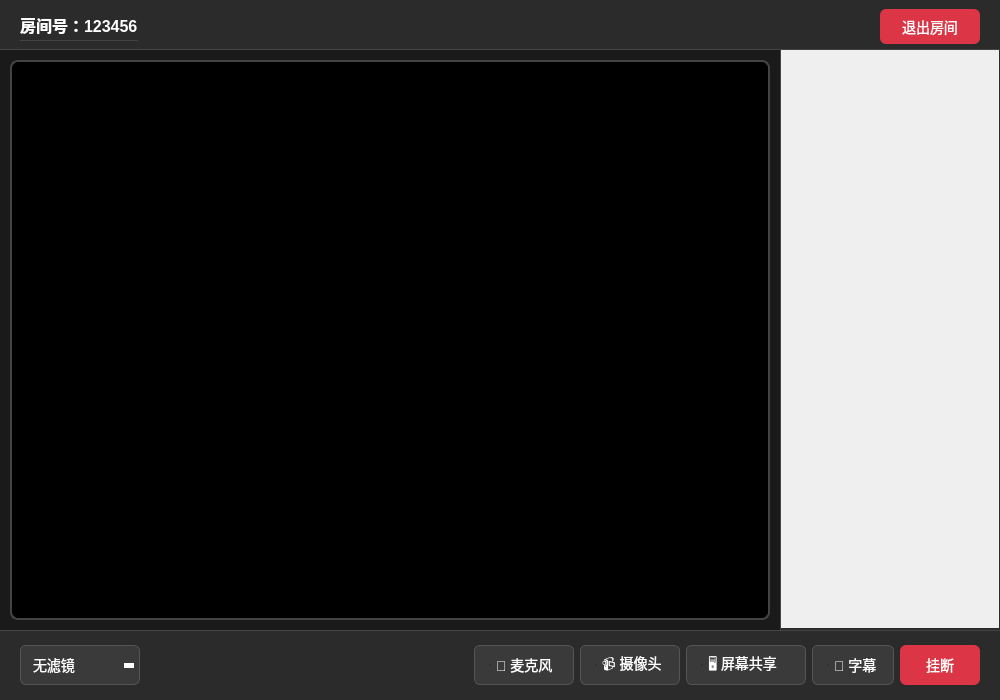
<?xml version="1.0" encoding="UTF-8"?>
<ui version="4.0">
 <class>RoomDialog</class>
 <widget class="QDialog" name="RoomDialog">
  <property name="geometry">
   <rect>
    <x>0</x>
    <y>0</y>
    <width>1000</width>
    <height>700</height>
   </rect>
  </property>
  <property name="windowTitle">
   <string>会议室</string>
  </property>
  <property name="autoFillBackground">
   <bool>false</bool>
  </property>
  <property name="styleSheet">
   <string notr="true">QDialog{
    background-color: #222222;
}</string>
  </property>
  <layout class="QVBoxLayout" name="verticalLayout_2">
   <property name="spacing">
    <number>0</number>
   </property>
   <property name="leftMargin">
    <number>0</number>
   </property>
   <property name="topMargin">
    <number>0</number>
   </property>
   <property name="rightMargin">
    <number>0</number>
   </property>
   <property name="bottomMargin">
    <number>0</number>
   </property>
   <item>
    <widget class="QWidget" name="topBar" native="true">
     <property name="minimumSize">
      <size>
       <width>0</width>
       <height>50</height>
      </size>
     </property>
     <property name="maximumSize">
      <size>
       <width>16777215</width>
       <height>50</height>
      </size>
     </property>
     <property name="styleSheet">
      <string notr="true">QWidget {
    background-color: #2b2b2b;
    border-bottom: 1px solid #444444;
}</string>
     </property>
     <layout class="QHBoxLayout" name="horizontalLayout_2">
      <property name="leftMargin">
       <number>20</number>
      </property>
      <property name="rightMargin">
       <number>20</number>
      </property>
      <item>
       <widget class="QLabel" name="lb_title">
        <property name="styleSheet">
         <string notr="true">color: white;
font-size: 16px;
font-weight: 500;</string>
        </property>
        <property name="text">
         <string>房间号：123456</string>
        </property>
       </widget>
      </item>
      <item>
       <spacer name="horizontalSpacer_2">
        <property name="orientation">
         <enum>Qt::Horizontal</enum>
        </property>
        <property name="sizeHint" stdset="0">
         <size>
          <width>40</width>
          <height>20</height>
         </size>
        </property>
       </spacer>
      </item>
      <item>
       <widget class="QPushButton" name="pb_quit">
        <property name="minimumSize">
         <size>
          <width>100</width>
          <height>35</height>
         </size>
        </property>
        <property name="styleSheet">
         <string notr="true">QPushButton {
    background-color: #dc3545;
    color: white;
    border: none;
    border-radius: 6px;
    font-size: 14px;
    padding: 8px 16px;
}

QPushButton:hover {
    background-color: #c82333;
}

QPushButton:pressed {
    background-color: #bd2130;
}</string>
        </property>
        <property name="text">
         <string>退出房间</string>
        </property>
       </widget>
      </item>
     </layout>
    </widget>
   </item>
   <item>
    <widget class="QWidget" name="mainContent" native="true">
     <layout class="QHBoxLayout" name="horizontalLayout_3">
      <property name="spacing">
       <number>0</number>
      </property>
      <property name="leftMargin">
       <number>0</number>
      </property>
      <property name="topMargin">
       <number>0</number>
      </property>
      <property name="rightMargin">
       <number>0</number>
      </property>
      <property name="bottomMargin">
       <number>0</number>
      </property>
      <item>
       <widget class="QWidget" name="videoArea" native="true">
        <property name="styleSheet">
         <string notr="true">QWidget {
    background-color: #1a1a1a;
}</string>
        </property>
        <layout class="QGridLayout" name="gridLayout">
         <property name="leftMargin">
          <number>10</number>
         </property>
         <property name="topMargin">
          <number>10</number>
         </property>
         <property name="rightMargin">
          <number>10</number>
         </property>
         <property name="bottomMargin">
          <number>10</number>
         </property>
         <property name="spacing">
          <number>0</number>
         </property>
         <item row="0" column="0">
          <widget class="UserShow" name="wdg_userShow" native="true">
           <property name="sizePolicy">
            <sizepolicy hsizetype="Expanding" vsizetype="Expanding">
             <horstretch>0</horstretch>
             <verstretch>0</verstretch>
            </sizepolicy>
           </property>
           <property name="minimumSize">
            <size>
             <width>320</width>
             <height>240</height>
            </size>
           </property>
           <property name="styleSheet">
            <string notr="true">background-color: black;
border: 2px solid #444444;
border-radius: 8px;</string>
           </property>
          </widget>
         </item>
         <item row="0" column="0" alignment="Qt::AlignHCenter|Qt::AlignBottom">
          <widget class="QWidget" name="danmakuContainer" native="true">
           <property name="minimumSize">
            <size>
             <width>0</width>
             <height>120</height>
            </size>
           </property>
           <property name="maximumSize">
            <size>
             <width>16777215</width>
             <height>120</height>
            </size>
           </property>
           <property name="styleSheet">
            <string notr="true">background-color: transparent;</string>
           </property>
          </widget>
         </item>
        </layout>
       </widget>
      </item>
      <item>
       <widget class="QScrollArea" name="scrollArea">
        <property name="minimumSize">
         <size>
          <width>220</width>
          <height>0</height>
         </size>
        </property>
        <property name="maximumSize">
         <size>
          <width>220</width>
          <height>16777215</height>
         </size>
        </property>
        <property name="styleSheet">
         <string notr="true">QScrollArea {
    background-color: #2b2b2b;
    border: none;
    border-left: 1px solid #444444;
}

QScrollBar:vertical {
    background-color: #2b2b2b;
    width: 10px;
}

QScrollBar::handle:vertical {
    background-color: #555555;
    border-radius: 5px;
    min-height: 20px;
}

QScrollBar::handle:vertical:hover {
    background-color: #666666;
}</string>
        </property>
        <property name="widgetResizable">
         <bool>true</bool>
        </property>
        <widget class="QWidget" name="scrollAreaWidgetContents">
         <property name="geometry">
          <rect>
           <x>0</x>
           <y>0</y>
           <width>218</width>
           <height>578</height>
          </rect>
         </property>
         <layout class="QVBoxLayout" name="verticalLayout_4">
          <property name="spacing">
           <number>10</number>
          </property>
          <property name="leftMargin">
           <number>10</number>
          </property>
          <property name="topMargin">
           <number>10</number>
          </property>
          <property name="rightMargin">
           <number>10</number>
          </property>
          <property name="bottomMargin">
           <number>10</number>
          </property>
          <item>
           <widget class="QWidget" name="wdg_list" native="true">
            <property name="styleSheet">
             <string notr="true">background-color: transparent;</string>
            </property>
           </widget>
          </item>
         </layout>
        </widget>
       </widget>
      </item>
     </layout>
    </widget>
   </item>
   <item>
    <widget class="QWidget" name="bottomBar" native="true">
     <property name="minimumSize">
      <size>
       <width>0</width>
       <height>70</height>
      </size>
     </property>
     <property name="maximumSize">
      <size>
       <width>16777215</width>
       <height>70</height>
      </size>
     </property>
     <property name="styleSheet">
      <string notr="true">QWidget {
    background-color: #2b2b2b;
    border-top: 1px solid #444444;
}</string>
     </property>
     <layout class="QHBoxLayout" name="horizontalLayout">
      <property name="leftMargin">
       <number>20</number>
      </property>
      <property name="rightMargin">
       <number>20</number>
      </property>
      <item>
       <widget class="QComboBox" name="cb_moji">
        <property name="minimumSize">
         <size>
          <width>120</width>
          <height>40</height>
         </size>
        </property>
        <property name="styleSheet">
         <string notr="true">QComboBox {
    background-color: #3a3a3a;
    color: white;
    border: 1px solid #555555;
    border-radius: 6px;
    padding: 8px 12px;
    font-size: 14px;
}

QComboBox::drop-down {
    border: none;
    width: 20px;
}

QComboBox::down-arrow {
    width: 0; 
    height: 0; 
    border-left: 5px solid transparent;
    border-right: 5px solid transparent;
    border-top: 5px solid white;
}

QComboBox QAbstractItemView {
    background-color: #3a3a3a;
    color: white;
    selection-background-color: #007AFF;
    border: 1px solid #555555;
}</string>
        </property>
        <item>
         <property name="text">
          <string>无滤镜</string>
         </property>
        </item>
        <item>
         <property name="text">
          <string>兔耳朵</string>
         </property>
        </item>
        <item>
         <property name="text">
          <string>帽子</string>
         </property>
        </item>
       </widget>
      </item>
      <item>
       <spacer name="horizontalSpacer">
        <property name="orientation">
         <enum>Qt::Horizontal</enum>
        </property>
        <property name="sizeHint" stdset="0">
         <size>
          <width>40</width>
          <height>20</height>
         </size>
        </property>
       </spacer>
      </item>
      <item>
       <widget class="QCheckBox" name="cb_audio">
        <property name="minimumSize">
         <size>
          <width>100</width>
          <height>40</height>
         </size>
        </property>
        <property name="styleSheet">
         <string notr="true">QCheckBox {
    color: white;
    font-size: 14px;
    background-color: #3a3a3a;
    border: 1px solid #555555;
    border-radius: 6px;
    padding: 0 15px;
}

QCheckBox:hover {
    background-color: #4a4a4a;
}

QCheckBox:checked {
    background-color: #007AFF;
    border-color: #007AFF;
}

QCheckBox::indicator {
    width: 0px;
    height: 0px;
}</string>
        </property>
        <property name="text">
         <string>🎤 麦克风</string>
        </property>
       </widget>
      </item>
      <item>
       <widget class="QCheckBox" name="cb_video">
        <property name="minimumSize">
         <size>
          <width>100</width>
          <height>40</height>
         </size>
        </property>
        <property name="styleSheet">
         <string notr="true">QCheckBox {
    color: white;
    font-size: 14px;
    background-color: #3a3a3a;
    border: 1px solid #555555;
    border-radius: 6px;
    padding: 0 15px;
}

QCheckBox:hover {
    background-color: #4a4a4a;
}

QCheckBox:checked {
    background-color: #007AFF;
    border-color: #007AFF;
}

QCheckBox::indicator {
    width: 0px;
    height: 0px;
}</string>
        </property>
        <property name="text">
         <string>📹 摄像头</string>
        </property>
       </widget>
      </item>
      <item>
       <widget class="QCheckBox" name="cb_desk">
        <property name="minimumSize">
         <size>
          <width>120</width>
          <height>40</height>
         </size>
        </property>
        <property name="styleSheet">
         <string notr="true">QCheckBox {
    color: white;
    font-size: 14px;
    background-color: #3a3a3a;
    border: 1px solid #555555;
    border-radius: 6px;
    padding: 0 15px;
}

QCheckBox:hover {
    background-color: #4a4a4a;
}

QCheckBox:checked {
    background-color: #007AFF;
    border-color: #007AFF;
}

QCheckBox::indicator {
    width: 0px;
    height: 0px;
}</string>
        </property>
        <property name="text">
         <string>🖥️ 屏幕共享</string>
        </property>
       </widget>
      </item>
      <item>
       <widget class="QCheckBox" name="cb_Recognition">
        <property name="minimumSize">
         <size>
          <width>80</width>
          <height>40</height>
         </size>
        </property>
        <property name="styleSheet">
         <string notr="true">QCheckBox {
    color: white;
    font-size: 14px;
    background-color: #3a3a3a;
    border: 1px solid #555555;
    border-radius: 6px;
    padding: 0 15px;
}

QCheckBox:hover {
    background-color: #4a4a4a;
}

QCheckBox:checked {
    background-color: #007AFF;
    border-color: #007AFF;
}

QCheckBox::indicator {
    width: 0px;
    height: 0px;
}</string>
        </property>
        <property name="text">
         <string>📝 字幕</string>
        </property>
       </widget>
      </item>
      <item>
       <widget class="QPushButton" name="pb_close">
        <property name="minimumSize">
         <size>
          <width>80</width>
          <height>40</height>
         </size>
        </property>
        <property name="styleSheet">
         <string notr="true">QPushButton {
    background-color: #dc3545;
    color: white;
    border: none;
    border-radius: 6px;
    font-size: 14px;
    padding: 8px 16px;
}

QPushButton:hover {
    background-color: #c82333;
}

QPushButton:pressed {
    background-color: #bd2130;
}</string>
        </property>
        <property name="text">
         <string>挂断</string>
        </property>
       </widget>
      </item>
     </layout>
    </widget>
   </item>
  </layout>
 </widget>
 <customwidgets>
  <customwidget>
   <class>UserShow</class>
   <extends>QWidget</extends>
   <header>usershow.h</header>
   <container>1</container>
  </customwidget>
 </customwidgets>
 <resources/>
 <connections/>
</ui>
